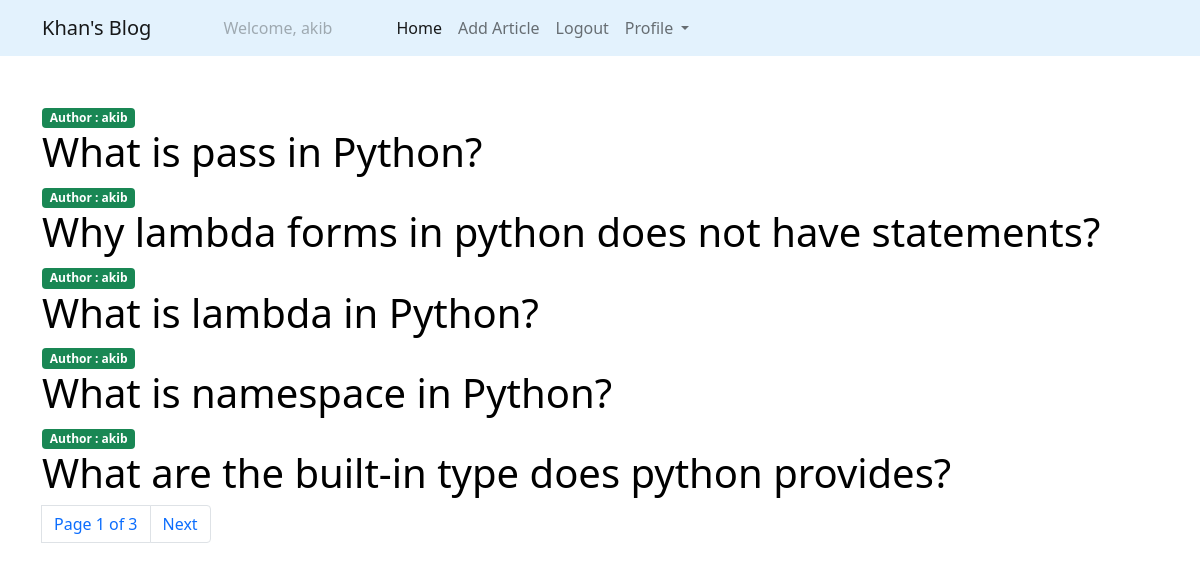
The app's page / (signed in) with its own data.
### articles/models.py (models this page shows, shortened)
class Article(models.Model):
    title = models.CharField(max_length=200)
    description = models.TextField()
    slug = models.SlugField(max_length=100, unique=True)
    published = models.DateTimeField(auto_now_add=True)
    author = models.ForeignKey(User, on_delete=models.CASCADE)

### articles/views.py (the view)
# urls.py: path("", article_list, name='article_list'),
def article_list(request):
    article_list =  Article.objects.all().order_by('-published')
    paginator = Paginator(article_list, 5)
    page = request.GET.get('page')
    try:
        articles = paginator.page(page)
    except PageNotAnInteger:
        articles = paginator.page(1)
    except EmptyPage:
        articles = paginator.page(paginator.num_pages)
    return render(request, 'article.html', {'article_list': articles, 'page':page})

### articles/templates/article.html (shortened to what this page needs)
{% extends 'base.html' %}
{% block body %}
<div class="container mt-5">
    {% for article in article_list %}
        <span class = "badge roundedpill bg-success"> Author : {{article.author}}</span>
        <h1> <a class="link-style" href="{% url 'article_details' article.slug %}" >{{article.title}}</a></h1>
    {% endfor %}
    {% include 'account/pagination.html' with page=article_list %}
</div>
{% endblock %}

### articles/templates/navbar.html (shortened to what this page needs)
<nav class="navbar navbar-expand-lg navbar navbar-light" style="background-color: #e3f2fd;">
  <div class="container">
    <a class="navbar-brand" href="{% url 'article_list' %}"> Khan's Blog</a>
    <div class="collapse navbar-collapse" id="navbarNavDropdown">
      <ul class="navbar-nav">
        {% if request.user.is_authenticated %}
        <li class="nav-item mx-5">
          <a class="nav-link disabled">Welcome, {{request.user.username}}</a>
        </li>
        <li class="nav-item">
          <a class="nav-link active" aria-current="page" href="{% url 'article_list' %}">Home</a>
        </li>
        <li class="nav-item">
          <a class="nav-link" href="{% url 'article_form' %}">Add Article</a>
        </li>
        <li class="nav-item">
          <a class="nav-link" href="{% url 'logout' %}">Logout</a>
        </li>
        <li class="nav-item dropdown">
          <a class="nav-link dropdown-toggle" href="#" id="navbarDropdownMenuLink" role="button" data-bs-toggle="dropdown" aria-expanded="false">
            Profile
          </a>
        </li>
        {% endif %}
      </ul>
    </div>
  </div>
</nav>

### articles/templates/article.html (style rules this page uses)
.link-style { text-decoration : none; color : black; }

### records on screen
Article: author "akib", title "What is pass in Python?"
Article: author "akib", title "Why lambda forms in python does not have statements?"
Article: author "akib", title "What is lambda in Python?"
Article: author "akib", title "What is namespace in Python?"
Article: author "akib", title "What are the built-in type does python provides?"

### other values on screen
{{ request.user.username }} "akib"
{{ page.number }} "1"
{{ page.paginator.num_pages }} "3"
